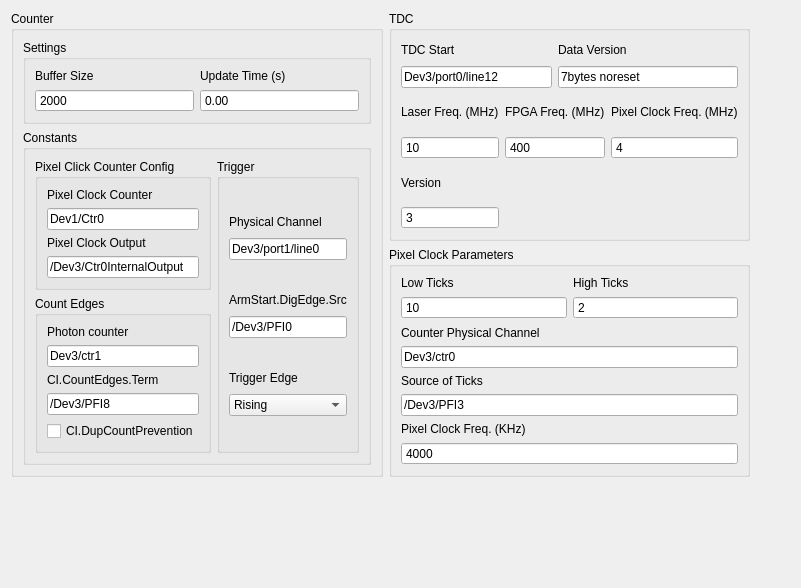
        <widget class="QWidget" name="tdc_counter_pixelclock">
         <attribute name="title">
          <string>TDC/Counter/Pixel Clock</string>
         </attribute>
         <layout class="QGridLayout" name="gridLayout_20">
          <item row="0" column="0">
           <layout class="QGridLayout" name="gridLayout_17" rowstretch="1,1000" columnstretch="1,100">
            <item row="0" column="0">
             <layout class="QHBoxLayout" name="horizontalLayout_4">
              <item>
               <widget class="QGroupBox" name="groupBox_5">
                <property name="title">
                 <string>Counter</string>
                </property>
                <layout class="QGridLayout" name="gridLayout_14">
                 <item row="0" column="0">
                  <layout class="QVBoxLayout" name="verticalLayout_38" stretch="0,1">
                   <item>
                    <widget class="QGroupBox" name="groupBox_6">
                     <property name="title">
                      <string>Settings</string>
                     </property>
                     <layout class="QGridLayout" name="gridLayout_13">
                      <item row="0" column="0">
                       <layout class="QVBoxLayout" name="verticalLayout_27">
                        <item>
                         <widget class="QLabel" name="label_33">
                          <property name="maximumSize">
                           <size>
                            <width>16777215</width>
                            <height>20</height>
                           </size>
                          </property>
                          <property name="text">
                           <string>Buffer Size</string>
                          </property>
                         </widget>
                        </item>
                        <item>
                         <widget class="QSpinBox" name="counterBufferSizeSpinner">
                          <property name="buttonSymbols">
                           <enum>QAbstractSpinBox::NoButtons</enum>
                          </property>
                          <property name="maximum">
                           <number>9999999</number>
                          </property>
                          <property name="value">
                           <number>2000</number>
                          </property>
                         </widget>
                        </item>
                       </layout>
                      </item>
                      <item row="0" column="1">
                       <layout class="QVBoxLayout" name="verticalLayout_28">
                        <item>
                         <widget class="QLabel" name="label_34">
                          <property name="maximumSize">
                           <size>
                            <width>16777215</width>
                            <height>20</height>
                           </size>
                          </property>
                          <property name="text">
                           <string>Update Time (s)</string>
                          </property>
                         </widget>
                        </item>
                        <item>
                         <widget class="QDoubleSpinBox" name="counterUpdateTimeSpinner">
                          <property name="buttonSymbols">
                           <enum>QAbstractSpinBox::NoButtons</enum>
                          </property>
                         </widget>
                        </item>
                       </layout>
                      </item>
                     </layout>
                    </widget>
                   </item>
                   <item>
                    <widget class="QGroupBox" name="groupBox_7">
                     <property name="title">
                      <string>Constants</string>
                     </property>
                     <layout class="QGridLayout" name="gridLayout_19">
                      <item row="0" column="0">
                       <widget class="QGroupBox" name="groupBox_9">
                        <property name="title">
                         <string>Pixel Click Counter Config</string>
                        </property>
                        <layout class="QVBoxLayout" name="verticalLayout_22">
                         <item>
                          <layout class="QVBoxLayout" name="verticalLayout_42">
                           <item>
                            <widget class="QLabel" name="label_40">
                             <property name="maximumSize">
                              <size>
                               <width>16777215</width>
                               <height>20</height>
                              </size>
                             </property>
                             <property name="text">
                              <string>Pixel Clock Counter</string>
                             </property>
                            </widget>
                           </item>
                           <item>
                            <widget class="QLineEdit" name="counterPixelClockChannel">
                             <property name="text">
                              <string>Dev1/Ctr0</string>
                             </property>
                            </widget>
                           </item>
                          </layout>
                         </item>
                         <item>
                          <layout class="QVBoxLayout" name="verticalLayout_44">
                           <item>
                            <widget class="QLabel" name="label_42">
                             <property name="maximumSize">
                              <size>
                               <width>16777215</width>
                               <height>20</height>
                              </size>
                             </property>
                             <property name="text">
                              <string>Pixel Clock Output</string>
                             </property>
                            </widget>
                           </item>
                           <item>
                            <widget class="QLineEdit" name="counterPixelClockOutputChannel">
                             <property name="text">
                              <string>/Dev3/Ctr0InternalOutput</string>
                             </property>
                            </widget>
                           </item>
                          </layout>
                         </item>
                        </layout>
                       </widget>
                      </item>
                      <item row="0" column="1" rowspan="2">
                       <widget class="QGroupBox" name="groupBox_10">
                        <property name="title">
                         <string>Trigger</string>
                        </property>
                        <layout class="QVBoxLayout" name="verticalLayout_25">
                         <item>
                          <layout class="QVBoxLayout" name="verticalLayout_23">
                           <item>
                            <widget class="QLabel" name="label_19">
                             <property name="maximumSize">
                              <size>
                               <width>16777215</width>
                               <height>20</height>
                              </size>
                             </property>
                             <property name="text">
                              <string>Physical Channel</string>
                             </property>
                            </widget>
                           </item>
                           <item>
                            <widget class="QLineEdit" name="counterTriggerChannel">
                             <property name="text">
                              <string>Dev3/port1/line0</string>
                             </property>
                            </widget>
                           </item>
                          </layout>
                         </item>
                         <item>
                          <layout class="QVBoxLayout" name="verticalLayout_24">
                           <item>
                            <widget class="QLabel" name="label_20">
                             <property name="maximumSize">
                              <size>
                               <width>16777215</width>
                               <height>20</height>
                              </size>
                             </property>
                             <property name="text">
                              <string>ArmStart.DigEdge.Src</string>
                             </property>
                            </widget>
                           </item>
                           <item>
                            <widget class="QLineEdit" name="counterTriggerArmStartDigEdgeSrc">
                             <property name="text">
                              <string>/Dev3/PFI0</string>
                             </property>
                            </widget>
                           </item>
                          </layout>
                         </item>
                         <item>
                          <layout class="QVBoxLayout" name="verticalLayout_37">
                           <item>
                            <widget class="QLabel" name="label_35">
                             <property name="maximumSize">
                              <size>
                               <width>16777215</width>
                               <height>20</height>
                              </size>
                             </property>
                             <property name="text">
                              <string>Trigger Edge</string>
                             </property>
                            </widget>
                           </item>
                           <item>
                            <widget class="QComboBox" name="counterTriggerEdge">
                             <item>
                              <property name="text">
                               <string>Rising</string>
                              </property>
                             </item>
                             <item>
                              <property name="text">
                               <string>Falling</string>
                              </property>
                             </item>
                            </widget>
                           </item>
                          </layout>
                         </item>
                        </layout>
                       </widget>
                      </item>
                      <item row="1" column="0">
                       <widget class="QGroupBox" name="groupBox_11">
                        <property name="title">
                         <string>Count Edges</string>
                        </property>
                        <layout class="QVBoxLayout" name="verticalLayout_31">
                         <item>
                          <layout class="QVBoxLayout" name="verticalLayout_26">
                           <item>
                            <widget class="QLabel" name="label_21">
                             <property name="maximumSize">
                              <size>
                               <width>16777215</width>
                               <height>20</height>
                              </size>
                             </property>
                             <property name="text">
                              <string>Photon counter</string>
                             </property>
                            </widget>
                           </item>
                           <item>
                            <widget class="QLineEdit" name="counterPhotonCounter">
                             <property name="text">
                              <string>Dev3/ctr1</string>
                             </property>
                            </widget>
                           </item>
                          </layout>
                         </item>
                         <item>
                          <layout class="QVBoxLayout" name="verticalLayout_29">
                           <item>
                            <widget class="QLabel" name="label_22">
                             <property name="maximumSize">
                              <size>
                               <width>16777215</width>
                               <height>20</height>
                              </size>
                             </property>
                             <property name="text">
                              <string>CI.CountEdges.Term</string>
                             </property>
                            </widget>
                           </item>
                           <item>
                            <widget class="QLineEdit" name="counterCIcountEdgesTerm">
                             <property name="text">
                              <string>/Dev3/PFI8</string>
                             </property>
                            </widget>
                           </item>
                          </layout>
                         </item>
                         <item>
                          <widget class="QCheckBox" name="counterCIdupCountPrevention">
                           <property name="text">
                            <string>CI.DupCountPrevention</string>
                           </property>
                          </widget>
                         </item>
                        </layout>
                       </widget>
                      </item>
                     </layout>
                    </widget>
                   </item>
                  </layout>
                 </item>
                </layout>
               </widget>
              </item>
              <item>
               <layout class="QVBoxLayout" name="verticalLayout_83">
                <item>
                 <widget class="QGroupBox" name="groupBox_12">
                  <property name="title">
                   <string>TDC</string>
                  </property>
                  <layout class="QGridLayout" name="gridLayout_15">
                   <item row="0" column="0" colspan="2">
                    <layout class="QVBoxLayout" name="verticalLayout_43">
                     <item>
                      <widget class="QLabel" name="label_41">
                       <property name="maximumSize">
                        <size>
                         <width>16777215</width>
                         <height>20</height>
                        </size>
                       </property>
                       <property name="text">
                        <string>TDC Start</string>
                       </property>
                      </widget>
                     </item>
                     <item>
                      <widget class="QLineEdit" name="TDCstartChannel">
                       <property name="text">
                        <string>Dev3/port0/line12</string>
                       </property>
                      </widget>
                     </item>
                    </layout>
                   </item>
                   <item row="0" column="2" colspan="2">
                    <layout class="QVBoxLayout" name="verticalLayout_45">
                     <item>
                      <widget class="QLabel" name="label_43">
                       <property name="maximumSize">
                        <size>
                         <width>16777215</width>
                         <height>20</height>
                        </size>
                       </property>
                       <property name="text">
                        <string>Data Version</string>
                       </property>
                      </widget>
                     </item>
                     <item>
                      <widget class="QLineEdit" name="TDCdataVersion">
                       <property name="text">
                        <string>7bytes noreset</string>
                       </property>
                      </widget>
                     </item>
                    </layout>
                   </item>
                   <item row="1" column="0">
                    <layout class="QVBoxLayout" name="verticalLayout_32">
                     <item>
                      <widget class="QLabel" name="label_23">
                       <property name="text">
                        <string>Laser Freq. (MHz)</string>
                       </property>
                      </widget>
                     </item>
                     <item>
                      <widget class="QSpinBox" name="TDClaserFreqSpinner">
                       <property name="enabled">
                        <bool>true</bool>
                       </property>
                       <property name="wrapping">
                        <bool>false</bool>
                       </property>
                       <property name="readOnly">
                        <bool>false</bool>
                       </property>
                       <property name="buttonSymbols">
                        <enum>QAbstractSpinBox::NoButtons</enum>
                       </property>
                       <property name="value">
                        <number>10</number>
                       </property>
                      </widget>
                     </item>
                    </layout>
                   </item>
                   <item row="1" column="1" colspan="2">
                    <layout class="QVBoxLayout" name="verticalLayout_33">
                     <item>
                      <widget class="QLabel" name="label_24">
                       <property name="text">
                        <string>FPGA Freq. (MHz)</string>
                       </property>
                      </widget>
                     </item>
                     <item>
                      <widget class="QSpinBox" name="TDCFPGAFreqSpinner">
                       <property name="enabled">
                        <bool>true</bool>
                       </property>
                       <property name="wrapping">
                        <bool>false</bool>
                       </property>
                       <property name="readOnly">
                        <bool>false</bool>
                       </property>
                       <property name="buttonSymbols">
                        <enum>QAbstractSpinBox::NoButtons</enum>
                       </property>
                       <property name="maximum">
                        <number>9999999</number>
                       </property>
                       <property name="value">
                        <number>400</number>
                       </property>
                      </widget>
                     </item>
                    </layout>
                   </item>
                   <item row="1" column="3">
                    <layout class="QVBoxLayout" name="verticalLayout_39">
                     <item>
                      <widget class="QLabel" name="label_27">
                       <property name="text">
                        <string>Pixel Clock Freq. (MHz)</string>
                       </property>
                      </widget>
                     </item>
                     <item>
                      <widget class="QSpinBox" name="TDCpixelClockFreqSpinner">
                       <property name="enabled">
                        <bool>true</bool>
                       </property>
                       <property name="wrapping">
                        <bool>false</bool>
                       </property>
                       <property name="readOnly">
                        <bool>false</bool>
                       </property>
                       <property name="buttonSymbols">
                        <enum>QAbstractSpinBox::NoButtons</enum>
                       </property>
                       <property name="maximum">
                        <number>99999</number>
                       </property>
                       <property name="value">
                        <number>4</number>
                       </property>
                      </widget>
                     </item>
                    </layout>
                   </item>
                   <item row="2" column="0">
                    <layout class="QVBoxLayout" name="verticalLayout_40">
                     <item>
                      <widget class="QLabel" name="label_28">
                       <property name="text">
                        <string>Version</string>
                       </property>
                      </widget>
                     </item>
                     <item>
                      <widget class="QSpinBox" name="TDCverionSpinner">
                       <property name="enabled">
                        <bool>true</bool>
                       </property>
                       <property name="wrapping">
                        <bool>false</bool>
                       </property>
                       <property name="readOnly">
                        <bool>false</bool>
                       </property>
                       <property name="buttonSymbols">
                        <enum>QAbstractSpinBox::NoButtons</enum>
                       </property>
                       <property name="value">
                        <number>3</number>
                       </property>
                      </widget>
                     </item>
                    </layout>
                   </item>
                  </layout>
                 </widget>
                </item>
                <item>
                 <widget class="QGroupBox" name="groupBox_13">
                  <property name="title">
                   <string>Pixel Clock Parameters</string>
                  </property>
                  <layout class="QGridLayout" name="gridLayout_16">
                   <item row="0" column="0">
                    <layout class="QVBoxLayout" name="verticalLayout_50">
                     <item>
                      <widget class="QLabel" name="label_39">
                       <property name="text">
                        <string>Low Ticks</string>
                       </property>
                      </widget>
                     </item>
                     <item>
                      <widget class="QSpinBox" name="pixelClockLowTicksSpinner">
                       <property name="enabled">
                        <bool>true</bool>
                       </property>
                       <property name="wrapping">
                        <bool>false</bool>
                       </property>
                       <property name="readOnly">
                        <bool>false</bool>
                       </property>
                       <property name="buttonSymbols">
                        <enum>QAbstractSpinBox::NoButtons</enum>
                       </property>
                       <property name="value">
                        <number>10</number>
                       </property>
                      </widget>
                     </item>
                    </layout>
                   </item>
                   <item row="0" column="1">
                    <layout class="QVBoxLayout" name="verticalLayout_41">
                     <item>
                      <widget class="QLabel" name="label_29">
                       <property name="text">
                        <string>High Ticks</string>
                       </property>
                      </widget>
                     </item>
                     <item>
                      <widget class="QSpinBox" name="pixelClockHighTicksSpinner">
                       <property name="enabled">
                        <bool>true</bool>
                       </property>
                       <property name="wrapping">
                        <bool>false</bool>
                       </property>
                       <property name="readOnly">
                        <bool>false</bool>
                       </property>
                       <property name="buttonSymbols">
                        <enum>QAbstractSpinBox::NoButtons</enum>
                       </property>
                       <property name="value">
                        <number>2</number>
                       </property>
                      </widget>
                     </item>
                    </layout>
                   </item>
                   <item row="1" column="0" colspan="2">
                    <layout class="QVBoxLayout" name="verticalLayout_47">
                     <item>
                      <widget class="QLabel" name="pixelClockCounterChannel">
                       <property name="maximumSize">
                        <size>
                         <width>16777215</width>
                         <height>20</height>
                        </size>
                       </property>
                       <property name="text">
                        <string>Counter Physical Channel</string>
                       </property>
                      </widget>
                     </item>
                     <item>
                      <widget class="QLineEdit" name="pixelClockCounterChan">
                       <property name="text">
                        <string>Dev3/ctr0</string>
                       </property>
                      </widget>
                     </item>
                    </layout>
                   </item>
                   <item row="2" column="0" colspan="2">
                    <layout class="QVBoxLayout" name="verticalLayout_46">
                     <item>
                      <widget class="QLabel" name="label_44">
                       <property name="maximumSize">
                        <size>
                         <width>16777215</width>
                         <height>20</height>
                        </size>
                       </property>
                       <property name="text">
                        <string>Source of Ticks</string>
                       </property>
                      </widget>
                     </item>
                     <item>
                      <widget class="QLineEdit" name="pixelClockSrcOfTicks">
                       <property name="text">
                        <string>/Dev3/PFI3</string>
                       </property>
                      </widget>
                     </item>
                    </layout>
                   </item>
                   <item row="3" column="0" colspan="2">
                    <layout class="QVBoxLayout" name="verticalLayout_49">
                     <item>
                      <widget class="QLabel" name="label_38">
                       <property name="text">
                        <string>Pixel Clock Freq. (KHz)</string>
                       </property>
                      </widget>
                     </item>
                     <item>
                      <widget class="QSpinBox" name="pixelClockFreqSpinner">
                       <property name="enabled">
                        <bool>true</bool>
                       </property>
                       <property name="wrapping">
                        <bool>false</bool>
                       </property>
                       <property name="readOnly">
                        <bool>false</bool>
                       </property>
                       <property name="buttonSymbols">
                        <enum>QAbstractSpinBox::NoButtons</enum>
                       </property>
                       <property name="maximum">
                        <number>99999</number>
                       </property>
                       <property name="value">
                        <number>4000</number>
                       </property>
                      </widget>
                     </item>
                    </layout>
                   </item>
                  </layout>
                 </widget>
                </item>
               </layout>
              </item>
             </layout>
            </item>
            <item row="0" column="1">
             <spacer name="horizontalSpacer_6">
              <property name="orientation">
               <enum>Qt::Horizontal</enum>
              </property>
              <property name="sizeHint" stdset="0">
               <size>
                <width>40</width>
                <height>20</height>
               </size>
              </property>
             </spacer>
            </item>
            <item row="1" column="0">
             <spacer name="verticalSpacer_4">
              <property name="orientation">
               <enum>Qt::Vertical</enum>
              </property>
              <property name="sizeType">
               <enum>QSizePolicy::Expanding</enum>
              </property>
              <property name="sizeHint" stdset="0">
               <size>
                <width>20</width>
                <height>100</height>
               </size>
              </property>
             </spacer>
            </item>
           </layout>
          </item>
         </layout>
        </widget>
